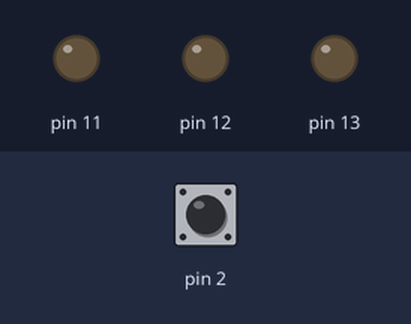
The sketch below on a simulated Arduino Uno, built with avr-gcc and run on an emulated ATmega328P. Parts: output pins drawn as LEDs (lit = HIGH). The test bench sets the inputs (shaded band); at power-on: pin 2 LOW.

Above: at 1.2 s.
1.3 s: pin 2 driven HIGH
At 1.8 s:
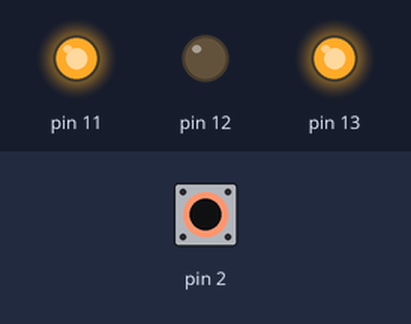
2.8 s: pin 2 pulsed LOW 5 times (0.12 s each, 0.3 s apart)
At 4.7 s:
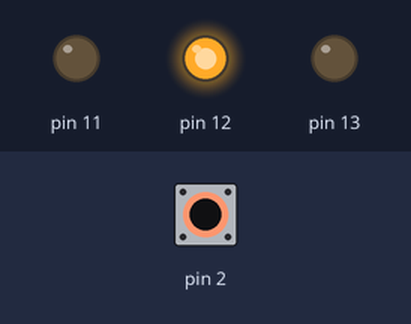
Timing chart, 0 to 6.2 s (numbered marks = the images above; inputs shaded):
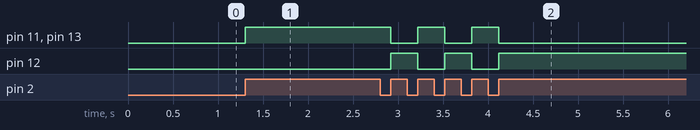

The sketch:

Aula_dia_15.09_deixando_aceso_a_luz.ino
```cpp
int vAtu=0;
int vAnt=0;
int ligado=0;
int religado=0;
void setup() {
  pinMode(2, INPUT);
  pinMode(13,OUTPUT);
  pinMode(12,OUTPUT);
  pinMode(11,OUTPUT);

}
void loop (){
  vAnt = vAtu;
  vAtu = digitalRead(2);

  if ((vAtu==1)and (vAnt==0))
  {
   ligado = not ligado;
   if (ligado == religado){
   religado=not religado;
   digitalWrite(12, religado);
   }


  }
   digitalWrite(13, ligado);
   digitalWrite(11, ligado);
}
```

Measured:
- after the input at 1.3 s, pin 11, pin 13: LOW → HIGH at once
- after the input at 2.8 s, pin 11, pin 13: alternates HIGH for 0.30 s and LOW for 0.30 s, 5 changes in all, then stays LOW, starting after 0.12 s; pin 12: alternates HIGH for 0.30 s and LOW for 0.30 s, 5 changes in all, then stays HIGH, starting after 0.12 s
